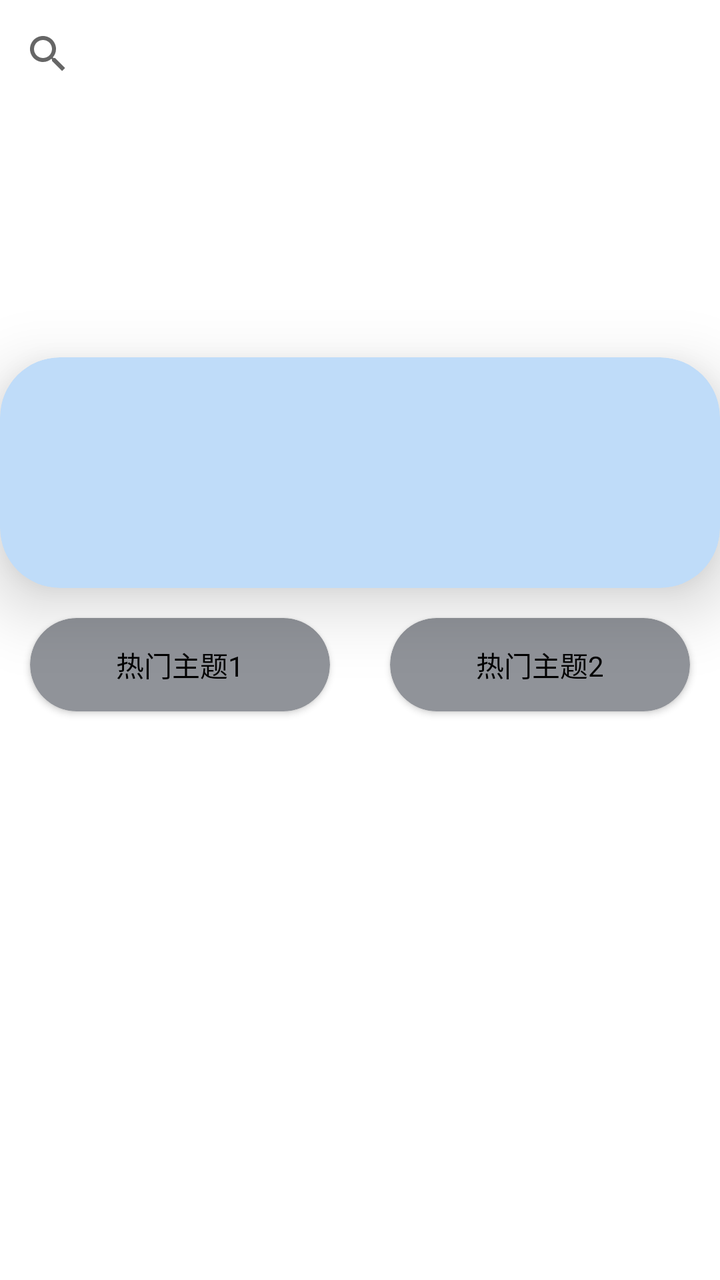
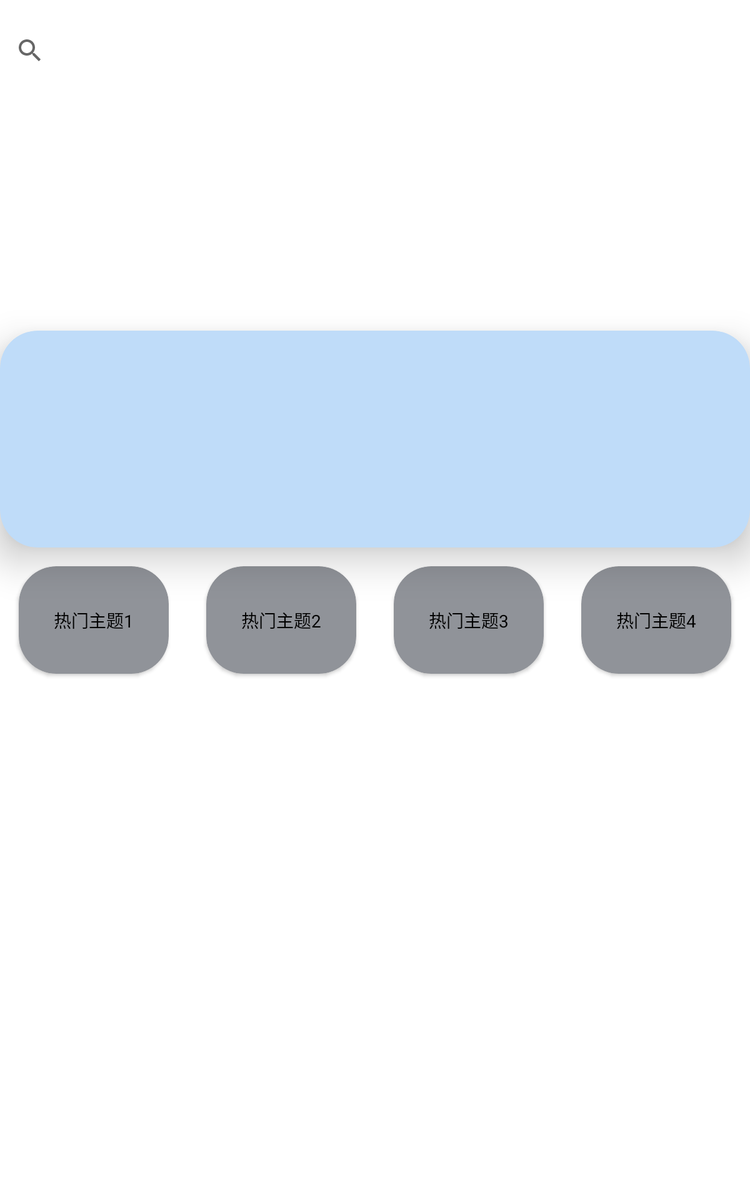

One screen, two layout resources from the same app: the default and the repository's alternative for another configuration. Each is rendered where Android would select it; the XML of both is given below.
<!-- AndroidManifest.xml: application theme Theme.SmartCity_test2 -->
<!-- res/layout/fragment_home.xml -->
<?xml version="1.0" encoding="utf-8"?>
<LinearLayout xmlns:android="http://schemas.android.com/apk/res/android"
    xmlns:app="http://schemas.android.com/apk/res-auto"
    xmlns:tools="http://schemas.android.com/tools"
    android:layout_width="match_parent"
    android:layout_height="match_parent"
    android:orientation="vertical"
    tools:context=".ui.home.HomeFragment">

    <androidx.appcompat.widget.SearchView
        android:id="@+id/search_main"
        android:layout_width="match_parent"
        android:layout_height="0dp"
        android:layout_weight="0.7"/>

    <androidx.viewpager.widget.ViewPager
        android:id="@+id/viewPager"
        android:layout_width="match_parent"
        android:layout_height="0dp"
        android:layout_weight="1.5"/>

    <androidx.cardview.widget.CardView
        android:layout_marginTop="10dp"
        android:layout_gravity="center"
        app:cardBackgroundColor="#BFDCF9"
        app:cardCornerRadius="30dp"
        app:cardElevation="20dp"
        android:layout_width="match_parent"
        android:layout_height="0dp"
        android:layout_weight="1.5">
        <androidx.recyclerview.widget.RecyclerView
            android:id="@+id/recyclerView_service"
            android:layout_marginLeft="15dp"
            android:layout_marginRight="15dp"
            android:layout_width="match_parent"
            android:layout_height="wrap_content" />
    </androidx.cardview.widget.CardView>


    <LinearLayout
        android:orientation="horizontal"
        android:layout_width="match_parent"
        android:layout_height="0dp"
        android:layout_weight="1">

        <androidx.cardview.widget.CardView
            android:layout_margin="15dp"
            app:cardBackgroundColor="#909399"
            android:layout_width="0dp"
            android:layout_weight="1"
            app:cardCornerRadius="30dp"
            android:layout_height="match_parent">
            <TextView
                android:layout_gravity="center"
                android:text="热门主题1"
                android:textColor="@color/black"
                android:layout_width="wrap_content"
                android:layout_height="wrap_content"/>
        </androidx.cardview.widget.CardView>

        <androidx.cardview.widget.CardView
            android:layout_margin="15dp"
            app:cardBackgroundColor="#909399"
            app:cardCornerRadius="30dp"
            android:layout_width="0dp"
            android:layout_weight="1"
            android:layout_height="match_parent">
            <TextView
                android:layout_gravity="center"
                android:text="热门主题2"
                android:textColor="@color/black"
                android:layout_width="wrap_content"
                android:layout_height="wrap_content"/>
        </androidx.cardview.widget.CardView>

    </LinearLayout>


    <LinearLayout
        android:orientation="vertical"
        android:layout_width="match_parent"
        android:layout_height="0dp"
        android:layout_weight="3.5">
        <androidx.recyclerview.widget.RecyclerView
            android:id="@+id/recycler_label"
            android:layout_width="match_parent"
            android:layout_height="0dp"
            android:layout_weight="2"
            />

        <ListView
            android:id="@+id/list_view_item"
            android:layout_width="match_parent"
            android:layout_height="0dp"
            android:layout_weight="9"
            />

    </LinearLayout>




</LinearLayout>
<!-- resources referenced by this layout -->
<resources>
  <style name="Theme.SmartCity_test2" parent="Theme.MaterialComponents.DayNight.DarkActionBar">
          
          <item name="colorPrimary">@color/purple_500</item>
          <item name="colorPrimaryVariant">@color/purple_700</item>
          <item name="colorOnPrimary">@color/white</item>
          
          <item name="colorSecondary">@color/teal_200</item>
          <item name="colorSecondaryVariant">@color/teal_700</item>
          <item name="colorOnSecondary">@color/black</item>
          
          <item name="android:statusBarColor" tools:targetApi="l">?attr/colorPrimaryVariant</item>
          
      </style>
</resources>
<!-- res/layout-large/fragment_home.xml (the repository's variant of the layout above) -->
<!-- drawn on a 7-inch tablet held upright -->
<?xml version="1.0" encoding="utf-8"?>
<LinearLayout xmlns:android="http://schemas.android.com/apk/res/android"
    xmlns:app="http://schemas.android.com/apk/res-auto"
    xmlns:tools="http://schemas.android.com/tools"
    android:layout_width="match_parent"
    android:layout_height="match_parent"
    android:orientation="vertical"
    tools:context=".ui.home.HomeFragment">

    <androidx.appcompat.widget.SearchView
        android:id="@+id/search_main"
        android:layout_width="match_parent"
        android:layout_height="0dp"
        android:layout_weight="0.7"/>

    <androidx.viewpager.widget.ViewPager
        android:id="@+id/viewPager"
        android:layout_width="match_parent"
        android:layout_height="0dp"
        android:layout_weight="1.5"/>

    <androidx.cardview.widget.CardView
        android:layout_marginTop="10dp"
        android:layout_gravity="center"
        app:cardBackgroundColor="#BFDCF9"
        app:cardCornerRadius="30dp"
        app:cardElevation="20dp"
        android:layout_width="match_parent"
        android:layout_height="0dp"
        android:layout_weight="1.5">
        <androidx.recyclerview.widget.RecyclerView
            android:id="@+id/recyclerView_service"
            android:layout_marginLeft="15dp"
            android:layout_marginRight="15dp"
            android:layout_width="match_parent"
            android:layout_height="wrap_content" />
    </androidx.cardview.widget.CardView>


    <LinearLayout
        android:orientation="horizontal"
        android:layout_width="match_parent"
        android:layout_height="0dp"
        android:layout_weight="1">

        <androidx.cardview.widget.CardView
            android:layout_margin="15dp"
            app:cardBackgroundColor="#909399"
            android:layout_width="0dp"
            android:layout_weight="1"
            app:cardCornerRadius="30dp"
            android:layout_height="match_parent">
            <TextView
                android:layout_gravity="center"
                android:text="热门主题1"
                android:textColor="@color/black"
                android:layout_width="wrap_content"
                android:layout_height="wrap_content"/>
        </androidx.cardview.widget.CardView>

        <androidx.cardview.widget.CardView
            android:layout_margin="15dp"
            app:cardBackgroundColor="#909399"
            app:cardCornerRadius="30dp"
            android:layout_width="0dp"
            android:layout_weight="1"
            android:layout_height="match_parent">
            <TextView
                android:layout_gravity="center"
                android:text="热门主题2"
                android:textColor="@color/black"
                android:layout_width="wrap_content"
                android:layout_height="wrap_content"/>
        </androidx.cardview.widget.CardView>

        <androidx.cardview.widget.CardView
            android:layout_margin="15dp"
            app:cardBackgroundColor="#909399"
            android:layout_width="0dp"
            android:layout_weight="1"
            app:cardCornerRadius="30dp"
            android:layout_height="match_parent">
            <TextView
                android:layout_gravity="center"
                android:text="热门主题3"
                android:textColor="@color/black"
                android:layout_width="wrap_content"
                android:layout_height="wrap_content"/>
        </androidx.cardview.widget.CardView>

        <androidx.cardview.widget.CardView
            android:layout_margin="15dp"
            app:cardBackgroundColor="#909399"
            app:cardCornerRadius="30dp"
            android:layout_width="0dp"
            android:layout_weight="1"
            android:layout_height="match_parent">
            <TextView
                android:layout_gravity="center"
                android:text="热门主题4"
                android:textColor="@color/black"
                android:layout_width="wrap_content"
                android:layout_height="wrap_content"/>
        </androidx.cardview.widget.CardView>

    </LinearLayout>


    <LinearLayout
        android:orientation="vertical"
        android:layout_width="match_parent"
        android:layout_height="0dp"
        android:layout_weight="3.5">
        <androidx.recyclerview.widget.RecyclerView
            android:id="@+id/recycler_label"
            android:layout_width="match_parent"
            android:layout_height="0dp"
            android:layout_weight="2"
            />

        <ListView
            android:id="@+id/list_view_item"
            android:layout_width="match_parent"
            android:layout_height="0dp"
            android:layout_weight="9"
            />

    </LinearLayout>




</LinearLayout>
